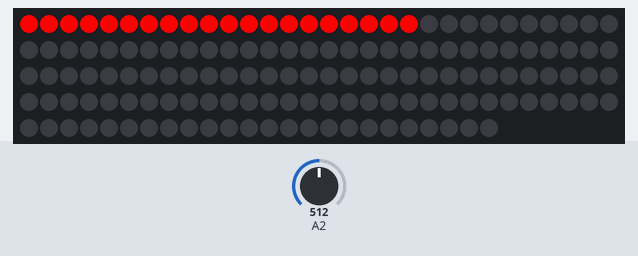
A sketch run on a simulated ATtiny85, built with avr-gcc and run on an emulated ATtiny85. Shown: 144 RGB LEDs in strip order, left to right, continuing on the next row. The inputs (shaded band) are chosen by the test bench; at power-on: A2 = 512.

Above: at 1.2 s.
1.3 s: A2 set to 0
At 2.67 s:
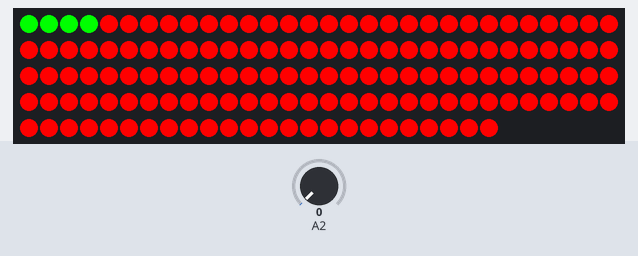
3.7 s: A2 set to 511
At 4.8 s:
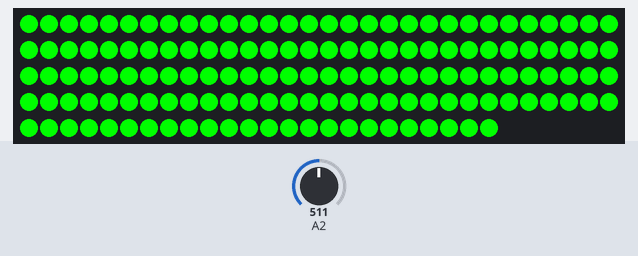
6.4 s: A2 set to 122
At 10.87 s:
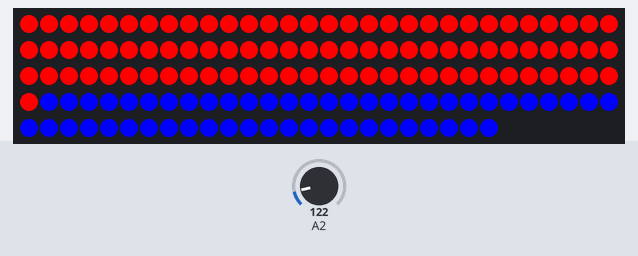

The sketch:

InfinityMirror.ino
```cpp
/*
 *  InfinityMirror.ino
 *
 *  Created by Iain Moncrief
 *  Tuesday, March 12, 2019
 *
 */

#include <Adafruit_DotStar.h>
#include <SPI.h>

// Compile time definitions
#define NUMPIXELS 144  // Pixel count
#define DATAPIN 6	  // Green wire
#define CLOCKPIN 5	 // Blue wire
#define ANALOGPOTPIN 2 // Potentiometer pin
#define COLORSTEP 8	// How much the color changes

Adafruit_DotStar strip = Adafruit_DotStar(NUMPIXELS, DATAPIN, CLOCKPIN, DOTSTAR_BRG);

int head = 0;
int tail = -143;

uint32_t color = 0xFF0000; // Color (starts red)

int pot = 0; // Potentiometer variable

void setup()
{

#if defined(__AVR_ATtiny85__) && (F_CPU == 16000000L)
	clock_prescale_set(clock_div_1); // Enable 16 MHz on Trinket
#endif

	strip.begin();
	strip.show(); // Clears the strip
}

void loop()
{

	strip.setPixelColor(head, color); // Sets head pixel to color
	strip.setPixelColor(tail, color); // Sets tail pixel to OFF
	strip.show();					  // Update strip

	pot = analogRead(ANALOGPOTPIN); // Reads the potentiometer

	pot = map(pot, 0, 1023, 0, 100); // Maps the reading to (0 - 100)
	delay(pot);						 // Delays for that many miliseconds

	if (++head >= NUMPIXELS)
	{

		head = 0;

		if ((color >>= COLORSTEP) == 0)
		{
			color = 0xFF0000;
		}
	}

	// Resets the head position to 0
	if (++tail >= NUMPIXELS)
	{
		tail = 0;
	}
}
```
